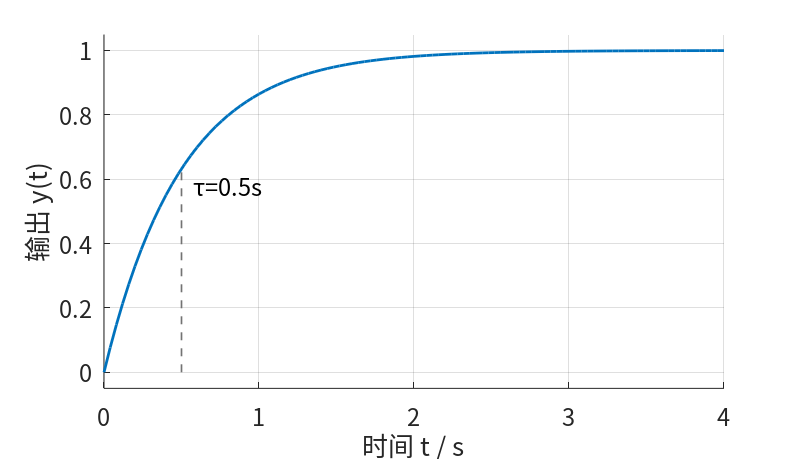
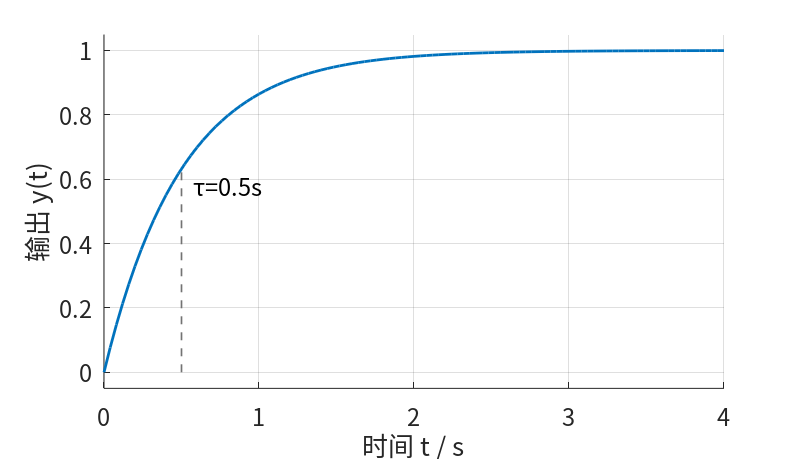
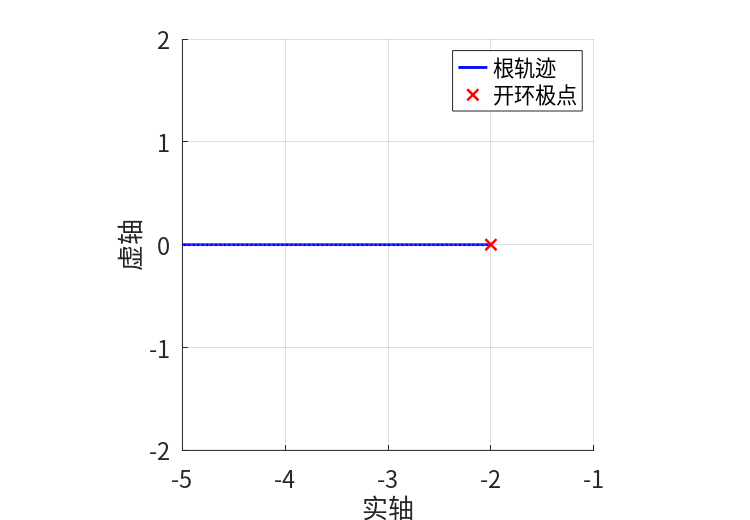
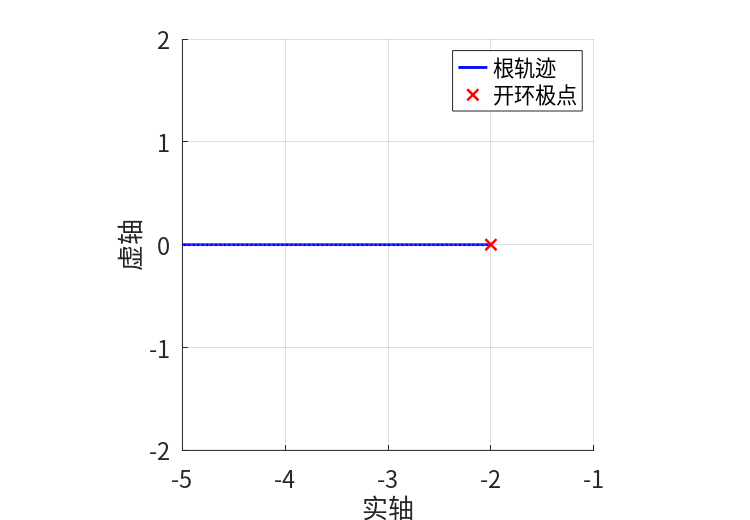

Reproduce these figures in MATLAB, in order.
pkg load control;
graphics_toolkit("qt");

% Octave 绘图统一基线：中文字体、白底、线宽和 tex 公式解释。
font_name = "Noto Sans CJK SC";
default_line_width = 2.0;
default_axes_font_size = 11;
set(0, "defaultaxesfontname", font_name);
set(0, "defaulttextfontname", font_name);
set(0, "defaultaxesfontweight", "normal");
set(0, "defaulttextfontweight", "normal");
set(0, "defaultlinelinewidth", default_line_width);
set(0, "defaulttextinterpreter", "tex");
set(0, "defaultaxesTickLabelInterpreter", "tex");

% 所有正式图片写入 processed，数值证据写入 raw/generated-data。
processed_dir = fullfile(pwd(), "course-content/authoring/lessons/1-1/media/processed");
data_dir = fullfile(pwd(), "course-content/authoring/lessons/1-1/media/raw/generated-data");
if (!exist(processed_dir, "dir")) mkdir(processed_dir); endif
if (!exist(data_dir, "dir")) mkdir(data_dir); endif

function setup_figure(width, height)
  % 统一设置导出画布，避免交互窗口尺寸影响 PNG 结果。
  set(gcf, "visible", "off");
  set(gcf, "color", "w");
  set(gcf, "paperunits", "inches");
  set(gcf, "papersize", [width, height]);
  set(gcf, "paperposition", [0, 0, width, height]);
endfunction

function style_axes()
  % 统一单坐标轴网格、字体和曲线线宽。
  grid on;
  box off;
  set(gca, "fontname", "Noto Sans CJK SC");
  set(gca, "fontsize", 11);
  lines = findobj(gca, "type", "line");
  for i = 1:numel(lines)
    set(lines(i), "linewidth", 2.0);
  endfor
endfunction

function style_all_axes()
  % 统一 Bode/margin 这类多坐标轴图的字体、网格和线宽。
  axes_handles = findall(gcf, "type", "axes");
  for ax = axes_handles'
    if (strcmp(get(ax, "tag"), "legend")) continue; endif
    axes(ax);
    grid on;
    box off;
    set(ax, "fontname", "Noto Sans CJK SC");
    set(ax, "fontsize", 11);
    lines = findobj(ax, "type", "line");
    for i = 1:numel(lines)
      set(lines(i), "linewidth", 2.0);
    endfor
  endfor
endfunction

function remove_legends()
  % 单曲线图不保留 legend，避免多余图例干扰阅读。
  legends = findall(gcf, "tag", "legend");
  for i = 1:numel(legends)
    delete(legends(i));
  endfor
endfunction

function localize_bode_axes()
  % Octave 的 bode/margin 默认英文轴名；这里只做中文轴名替换。
  axes_handles = findall(gcf, "type", "axes");
  for ax = axes_handles'
    if (strcmp(get(ax, "tag"), "legend")) continue; endif
    yl = get(get(ax, "ylabel"), "string");
    xl = get(get(ax, "xlabel"), "string");
    if (ischar(yl) && !isempty(strfind(yl, "Magnitude")))
      set(get(ax, "ylabel"), "string", "幅值 / dB");
      set(get(ax, "xlabel"), "string", "");
    elseif (ischar(yl) && !isempty(strfind(yl, "Phase")))
      set(get(ax, "ylabel"), "string", "相位 / deg");
      set(get(ax, "xlabel"), "string", "频率 / rad/s");
    endif
    if (ischar(xl) && !isempty(strfind(xl, "Frequency")))
      set(get(ax, "xlabel"), "string", "频率 / rad/s");
    endif
  endfor
endfunction

function plot_bode_magnitude_pair(sys1, sys2, label1, label2)
  % 用 bode() 获取原生频响数据，再在三联图中绘制稳定的幅频对比子图。
  w = logspace(-1, 2, 240);
  [mag1, ph1, wout] = bode(sys1, w);
  [mag2, ph2, wout] = bode(sys2, w);
  mag1db = 20 * log10(squeeze(mag1));
  mag2db = 20 * log10(squeeze(mag2));
  semilogx(wout, mag1db, "linewidth", 2.0); hold on;
  semilogx(wout, mag2db, "linewidth", 2.0);
  grid on; box off;
  set(gca, "fontsize", 11);
  xlabel("频率 / rad/s"); ylabel("幅值 / dB");
  legend(label1, label2, "location", "southwest");
endfunction

function use_triptych_axis(index)
  % 手动布置三联图坐标轴，让每个绘图区接近方形并减少两侧空白。
  positions = [
    0.065, 0.18, 0.245, 0.70;
    0.380, 0.18, 0.245, 0.70;
    0.695, 0.18, 0.245, 0.70
  ];
  axes("position", positions(index, :));
endfunction

function plot_step_pair_from_data(sys1, sys2, label1, label2, legend_location)
  % 用 step() 获取时域响应数据，再在三联图中绘制校正前后对比。
  if (nargin < 5) legend_location = "northwest"; endif
  [y1, t1] = step(sys1, 8);
  [y2, t2] = step(sys2, 8);
  plot(t1, y1, "linewidth", 2.0); hold on;
  plot(t2, y2, "linewidth", 2.0);
  grid on; box off;
  set(gca, "fontsize", 11);
  xlabel("时间 / s"); ylabel("输出");
  ylim([0, max([1.2; min(max(y1), 4); min(max(y2), 4)])]);
  legend(label1, label2, "location", legend_location);
  pbaspect([1 1 1]);
endfunction

function roots = root_locus_data(sys, max_k)
  % 使用 control 包 rlocus() 生成根轨迹数据；必要时显式放大增益范围。
  if (nargin < 2)
    roots = rlocus(sys);
  else
    roots = rlocus(sys, max_k / 240, 0, max_k);
  endif
endfunction

function plot_root_locus_with_markers(sys, before_poles, after_poles, max_k, legend_location)
  % 用 rlocus() 获取根轨迹数据，并叠加校正前后极点标记。
  if (nargin < 4)
    roots = root_locus_data(sys);
  else
    roots = root_locus_data(sys, max_k);
  endif
  if (nargin < 5)
    legend_location = "southwest";
  endif
  hold on;
  h_locus = [];
  for i = 1:rows(roots)
    h = plot(real(roots(i, :)), imag(roots(i, :)), "b-", "linewidth", 2.0);
    if (isempty(h_locus)) h_locus = h; endif
  endfor
  h_before = plot(real(before_poles), imag(before_poles), "rx", "markersize", 8, "linewidth", 1.8);
  h_after = plot(real(after_poles), imag(after_poles), "o", "markersize", 7, "linewidth", 1.8, "color", [0.80,0.30,0.12], "markerfacecolor", [0.80,0.30,0.12]);
  grid on; box off;
  set(gca, "fontsize", 11);
  xlabel("实轴"); ylabel("虚轴");
  legend([h_locus(1), h_before(1), h_after(1)], "根轨迹", "开环极点", "校正后极点", "location", legend_location);
  pbaspect([1 1 1]);
endfunction

function plot_root_locus_basic(sys, max_k)
  % 单独根轨迹图：显式绑定图例，避免线型和开环极点错配。
  if (nargin < 2)
    roots = root_locus_data(sys);
  else
    roots = root_locus_data(sys, max_k);
  endif
  hold on;
  h_locus = [];
  for i = 1:rows(roots)
    h = plot(real(roots(i, :)), imag(roots(i, :)), "b-", "linewidth", 2.0);
    if (isempty(h_locus)) h_locus = h; endif
  endfor
  h_pole = plot(real(pole(sys)), imag(pole(sys)), "rx", "markersize", 8, "linewidth", 1.8);
  grid on; box off;
  set(gca, "fontsize", 11);
  xlabel("实轴"); ylabel("虚轴");
  legend([h_locus(1), h_pole(1)], "根轨迹", "开环极点", "location", "northeast");
  pbaspect([1 1 1]);
endfunction

function save_figure(path, export_font_size)
  % 同时导出 PNG 与同名矢量 PDF；Markdown 使用 PNG，正式 PDF 优先嵌入矢量 PDF。
  if (nargin < 2)
    export_font_size = 11;
  endif
  text_handles = findall(gcf, "type", "text");
  for tx = text_handles'
    set(tx, "fontname", "Noto Sans CJK SC");
    set(tx, "fontweight", "normal");
    set(tx, "fontsize", export_font_size);
  endfor
  axes_handles = findall(gcf, "type", "axes");
  for ax = axes_handles'
    set(ax, "fontname", "Noto Sans CJK SC");
    set(ax, "fontsize", export_font_size);
    title_handle = get(ax, "title");
    if (!isempty(title_handle))
      set(title_handle, "string", "");
    endif
  endfor
  [path_dir, path_name, path_ext] = fileparts(path);
  if (isempty(path_ext))
    png_path = fullfile(path_dir, [path_name ".png"]);
    pdf_path = fullfile(path_dir, [path_name ".pdf"]);
  else
    png_path = path;
    pdf_path = fullfile(path_dir, [path_name ".pdf"]);
  endif
  print(gcf, png_path, "-dpng", "-r220");
  print(gcf, pdf_path, "-dpdf", "-painters");
  close(gcf);
endfunction

% 基础示例：一阶惯性环节；完整示例：积分+惯性对象。
G_first = tf(1, [0.5 1]);
G = tf(1, [1 2 0]);
Phi05 = feedback(0.5 * G, 1);
Phi2 = feedback(2 * G, 1);
Phi5 = feedback(5 * G, 1);

% 1. First-order step response: G(s)=1/(0.5s+1)
figure(1); setup_figure(8, 4.6);
step(G_first, 4);
style_axes();
xlabel("时间 t / s"); ylabel("输出 y(t)");
hold on;
plot([0.5 0.5], [0 0.632], "--", "linewidth", 1.2, "color", [0.45,0.45,0.45]);
text(0.58, 0.58, "\\tau=0.5s", "fontsize", 11);
save_figure(fullfile(processed_dir, "1-1-step-response-first-order.png"), 17);

% 2. Root locus overview for the current first-order model
figure(2); setup_figure(7.5, 5.2);
plot_root_locus_basic(G_first, 1.5);
xlim([-5, -1]); ylim([-2, 2]);
save_figure(fullfile(processed_dir, "1-1-root-locus-example.png"), 17);

% 3. First-order Bode
figure(3); setup_figure(8.3, 6.0);
bode(G_first);
style_all_axes();
remove_legends();
localize_bode_axes();
save_figure(fullfile(processed_dir, "1-1-bode-example.png"));

% 4. Before/after correction comparison: time, root locus, frequency
figure(4); setup_figure(10.8, 3.8);
G_first_cl = feedback(2 * G_first, 1);
use_triptych_axis(1);
plot_step_pair_from_data(G_first, G_first_cl, "校正前：G(s)", "校正后：K_p=2 闭环", "south");
use_triptych_axis(2);
p0 = pole(G_first); p2 = pole(G_first_cl);
plot_root_locus_with_markers(G_first, p0, p2, 3);
xlim([-7, 0.5]); ylim([-3.75, 3.75]);
use_triptych_axis(3);
plot_bode_magnitude_pair(G_first, 2 * G_first, "校正前：G(s)", "校正后：2G(s)");
pbaspect([1 1 1]);
save_figure(fullfile(processed_dir, "1-1-gain-comparison.png"));

% 5. Open-loop step: G(s)=1/(s(s+2))
figure(5); setup_figure(8, 4.6);
step(G, 8);
style_axes();
xlabel("时间 t / s"); ylabel("输出 y(t)");
save_figure(fullfile(processed_dir, "1-1-example-openloop-step.png"), 17);

% 6. Root locus for the full example
figure(6); setup_figure(7.5, 5.2);
plot_root_locus_basic(G);
save_figure(fullfile(processed_dir, "1-1-example-root-locus.png"), 17);

% 7. Bode/margin for G(s)=1/(s(s+2))
figure(7); setup_figure(8.3, 6.0);
margin(G);
style_all_axes();
remove_legends();
localize_bode_axes();
save_figure(fullfile(processed_dir, "1-1-example-bode.png"));

% 8. Diagnosis/correction triptych for the worked example
figure(8); setup_figure(10.8, 3.8);
use_triptych_axis(1);
plot_step_pair_from_data(G, Phi2, "校正前：开环", "校正后：K_p=2 闭环");
use_triptych_axis(2);
p0 = pole(G); p2 = pole(Phi2);
plot_root_locus_with_markers(G, p0, p2);
use_triptych_axis(3);
plot_bode_magnitude_pair(G, 2 * G, "校正前：G(s)", "校正后：2G(s)");
pbaspect([1 1 1]);
save_figure(fullfile(processed_dir, "1-1-example-correction-triptych.png"));

% Save reproducible numeric evidence for the reviewed claims.
[y2, t2] = step(Phi2, 10);
[y5, t5] = step(Phi5, 10);
overshoot_kp2 = (max(y2) - dcgain(Phi2)) / dcgain(Phi2) * 100;
overshoot_kp5 = (max(y5) - dcgain(Phi5)) / dcgain(Phi5) * 100;
open_loop_stable = isstable(G);
closed_loop_poles_kp2 = pole(Phi2);
closed_loop_poles_kp5 = pole(Phi5);
evidence_path = fullfile(data_dir, "1-1-analysis-data.txt");
fid = fopen(evidence_path, "w");
fprintf(fid, "overshoot_kp2_percent=%.4f\n", overshoot_kp2);
fprintf(fid, "overshoot_kp5_percent=%.4f\n", overshoot_kp5);
fprintf(fid, "open_loop_stable=%d\n", open_loop_stable);
fprintf(fid, "closed_loop_poles_kp2=%s\n", mat2str(closed_loop_poles_kp2));
fprintf(fid, "closed_loop_poles_kp5=%s\n", mat2str(closed_loop_poles_kp5));
fclose(fid);
